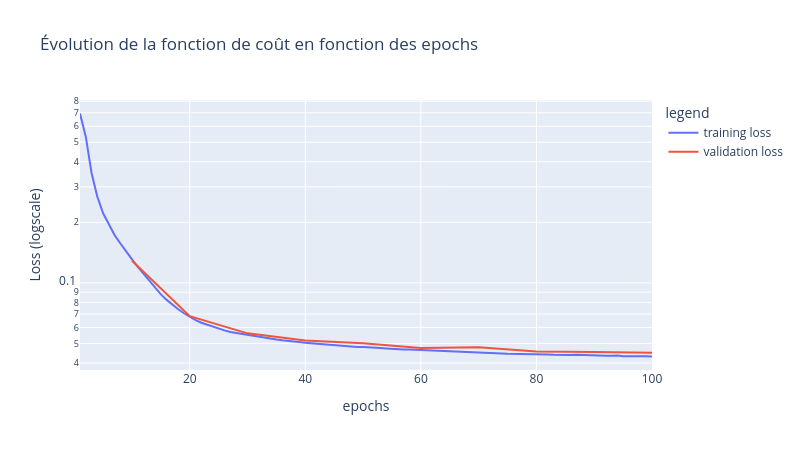
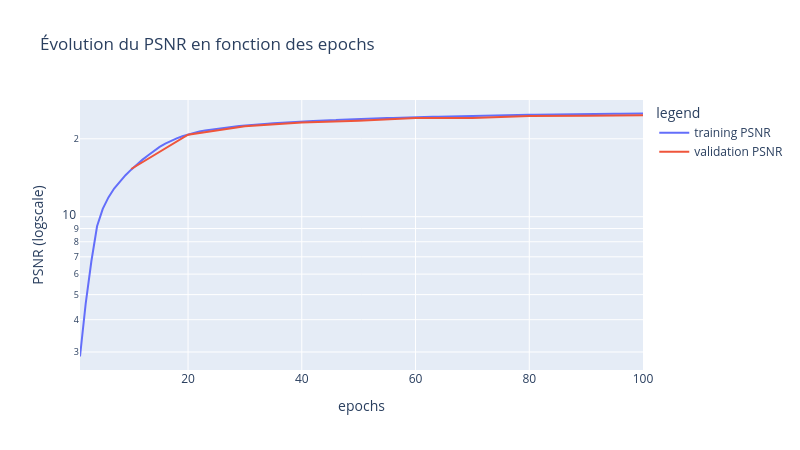

Notebook source saved alongside these figures, in order:
### Markdown cell above
### Affichage des performances d'entrainement et validation

### Code cell
data_train = optim.getData(ista_trainer, 'Training')
data_valid = optim.getData(ista_trainer, 'Validation')        

plt_train_loss = pandas.DataFrame({'x':data_train["epoch"], 'y':data_train["Loss"], 'legend':'training loss',   'type':'loss'})
plt_valid_loss = pandas.DataFrame({'x':data_valid["epoch"], 'y':data_valid["Loss"], 'legend':'validation loss', 'type':'loss'})
plt_loss       = pandas.concat([plt_train_loss,plt_valid_loss]) 
    
figLoss = px.line(plt_loss,
            x='x', 
            y='y', 
            log_x=False, log_y=True,
            color='legend',
            labels={'x':'epochs','y':'Loss (logscale)'},
            title='Évolution de la fonction de coût en fonction des epochs',
            width=800, height=450)
figLoss.show()


plt_train_psnr = pandas.DataFrame({'x':data_train["epoch"], 'y':data_train["PSNR"], 'legend':'training PSNR',   'type':'PSNR'})
plt_valid_psnr = pandas.DataFrame({'x':data_valid["epoch"], 'y':data_valid["PSNR"], 'legend':'validation PSNR', 'type':'PSNR'})
plt_psnr       = pandas.concat([plt_train_psnr,plt_valid_psnr]) 
    
figPSNR = px.line(plt_psnr,
            x='x', 
            y='y', 
            log_x=False, log_y=True,
            color='legend',
            labels={'x':'epochs','y':'PSNR (logscale)'},
            title='Évolution du PSNR en fonction des epochs',
            width=800, height=450)
figPSNR.show()

### Figure 1 — Plotly figure (JSON) as saved in the notebook; plotly's stock layout.template omitted (floating-point values rounded to 4 significant figures)
{"data": [{"hovertemplate": "legend=training loss<br>epochs=%{x}<br>Loss (logscale)=%{y}<extra></extra>", "legendgroup": "training loss", "line": {"color": "#636efa", "dash": "solid"}, "marker": {"symbol": "circle"}, "mode": "lines", "name": "training loss", "orientation": "v", "showlegend": true, "type": "scatter", "x": [1, 2, 3, 4, 5, 6, 7, 8, 9, 10, 11, 12, 13, 14, 15, 16, 17, 18, 19, 20, 21, 22, 23, 24, 25, 26, 27, 28, 29, 30, 31, 32, 33, 34, 35, 36, 37, 38, 39, 40, 41, 42, 43, 44, 45, 46, 47, 48, 49, 50, 51, 52, 53, 54, 55, 56, 57, 58, 59, 60, 61, 62, 63, 64, 65, 66, 67, 68, 69, 70, 71, 72, 73, 74, 75, 76, 77, 78, 79, 80, 81, 82, 83, 84, 85, 86, 87, 88, 89, 90, 91, 92, 93, 94, 95, 96, 97, 98, 99, 100], "xaxis": "x", "y": [0.6945, 0.5326, 0.3518, 0.2681, 0.2217, 0.1938, 0.1726, 0.1569, 0.1427, 0.1308, 0.12, 0.1106, 0.1022, 0.09454, 0.08764, 0.08235, 0.0779, 0.07394, 0.07067, 0.06791, 0.06531, 0.06341, 0.0619, 0.06055, 0.05922, 0.05808, 0.05701, 0.05641, 0.05547, 0.05475, 0.05443, 0.05374, 0.05322, 0.0528, 0.05231, 0.05185, 0.05138, 0.05102, 0.05086, 0.05041, 0.05012, 0.04983, 0.04956, 0.04958, 0.04904, 0.04902, 0.04864, 0.04836, 0.04809, 0.04805, 0.04772, 0.0475, 0.04746, 0.04725, 0.04695, 0.04698, 0.0467, 0.04664, 0.04645, 0.0463, 0.04606, 0.04592, 0.04583, 0.04587, 0.04572, 0.04556, 0.04548, 0.0452, 0.04511, 0.04508, 0.04501, 0.04489, 0.04488, 0.04461, 0.04444, 0.04442, 0.04454, 0.04447, 0.04427, 0.04421, 0.04424, 0.04414, 0.04401, 0.0439, 0.04382, 0.04386, 0.04397, 0.04381, 0.04357, 0.04357, 0.04359, 0.04342, 0.04342, 0.04355, 0.04322, 0.04329, 0.04333, 0.0433, 0.04317, 0.04308], "yaxis": "y"}, {"hovertemplate": "legend=validation loss<br>epochs=%{x}<br>Loss (logscale)=%{y}<extra></extra>", "legendgroup": "validation loss", "line": {"color": "#EF553B", "dash": "solid"}, "marker": {"symbol": "circle"}, "mode": "lines", "name": "validation loss", "orientation": "v", "showlegend": true, "type": "scatter", "x": [10, 20, 30, 40, 50, 60, 70, 80, 90, 100], "xaxis": "x", "y": [0.1288, 0.06834, 0.05614, 0.05172, 0.05009, 0.04745, 0.04793, 0.04561, 0.04537, 0.04498], "yaxis": "y"}], "layout": {"height": 450, "legend": {"title": {"text": "legend"}, "tracegroupgap": 0}, "title": {"text": "Évolution de la fonction de coût en fonction des epochs"}, "width": 800, "xaxis": {"anchor": "y", "domain": [0, 1], "title": {"text": "epochs"}}, "yaxis": {"anchor": "x", "domain": [0, 1], "title": {"text": "Loss (logscale)"}, "type": "log"}}}

### Figure 2 — Plotly figure (JSON) as saved in the notebook; plotly's stock layout.template omitted (floating-point values rounded to 4 significant figures)
{"data": [{"hovertemplate": "legend=training PSNR<br>epochs=%{x}<br>PSNR (logscale)=%{y}<extra></extra>", "legendgroup": "training PSNR", "line": {"color": "#636efa", "dash": "solid"}, "marker": {"symbol": "circle"}, "mode": "lines", "name": "training PSNR", "orientation": "v", "showlegend": true, "type": "scatter", "x": [1, 2, 3, 4, 5, 6, 7, 8, 9, 10, 11, 12, 13, 14, 15, 16, 17, 18, 19, 20, 21, 22, 23, 24, 25, 26, 27, 28, 29, 30, 31, 32, 33, 34, 35, 36, 37, 38, 39, 40, 41, 42, 43, 44, 45, 46, 47, 48, 49, 50, 51, 52, 53, 54, 55, 56, 57, 58, 59, 60, 61, 62, 63, 64, 65, 66, 67, 68, 69, 70, 71, 72, 73, 74, 75, 76, 77, 78, 79, 80, 81, 82, 83, 84, 85, 86, 87, 88, 89, 90, 91, 92, 93, 94, 95, 96, 97, 98, 99, 100], "xaxis": "x", "y": [2.883, 4.616, 6.727, 9.186, 10.73, 11.87, 12.85, 13.67, 14.47, 15.2, 15.92, 16.62, 17.29, 17.96, 18.62, 19.15, 19.62, 20.07, 20.45, 20.77, 21.09, 21.33, 21.52, 21.7, 21.87, 22.04, 22.19, 22.28, 22.42, 22.53, 22.59, 22.71, 22.8, 22.87, 22.96, 23.05, 23.13, 23.2, 23.24, 23.32, 23.38, 23.44, 23.5, 23.5, 23.6, 23.62, 23.69, 23.76, 23.81, 23.82, 23.89, 23.95, 23.96, 24.0, 24.07, 24.08, 24.14, 24.15, 24.19, 24.23, 24.29, 24.32, 24.34, 24.35, 24.38, 24.43, 24.45, 24.5, 24.53, 24.54, 24.56, 24.6, 24.6, 24.66, 24.7, 24.71, 24.69, 24.71, 24.74, 24.76, 24.76, 24.78, 24.81, 24.85, 24.86, 24.86, 24.84, 24.87, 24.93, 24.93, 24.93, 24.96, 24.97, 24.96, 25.02, 25.0, 25.0, 25.0, 25.03, 25.05], "yaxis": "y"}, {"hovertemplate": "legend=validation PSNR<br>epochs=%{x}<br>PSNR (logscale)=%{y}<extra></extra>", "legendgroup": "validation PSNR", "line": {"color": "#EF553B", "dash": "solid"}, "marker": {"symbol": "circle"}, "mode": "lines", "name": "validation PSNR", "orientation": "v", "showlegend": true, "type": "scatter", "x": [10, 20, 30, 40, 50, 60, 70, 80, 90, 100], "xaxis": "x", "y": [15.29, 20.74, 22.38, 23.14, 23.48, 24.04, 24.09, 24.51, 24.57, 24.67], "yaxis": "y"}], "layout": {"height": 450, "legend": {"title": {"text": "legend"}, "tracegroupgap": 0}, "title": {"text": "Évolution du PSNR en fonction des epochs"}, "width": 800, "xaxis": {"anchor": "y", "domain": [0, 1], "title": {"text": "epochs"}}, "yaxis": {"anchor": "x", "domain": [0, 1], "title": {"text": "PSNR (logscale)"}, "type": "log"}}}
